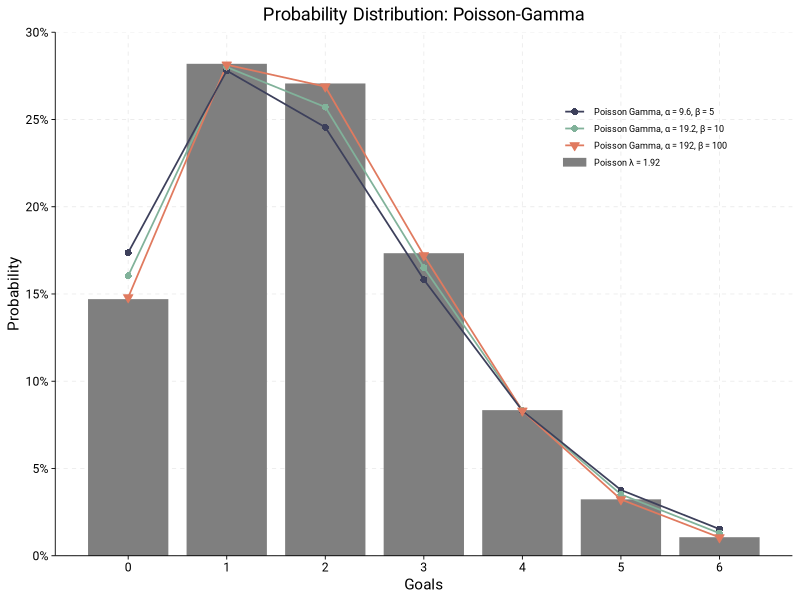
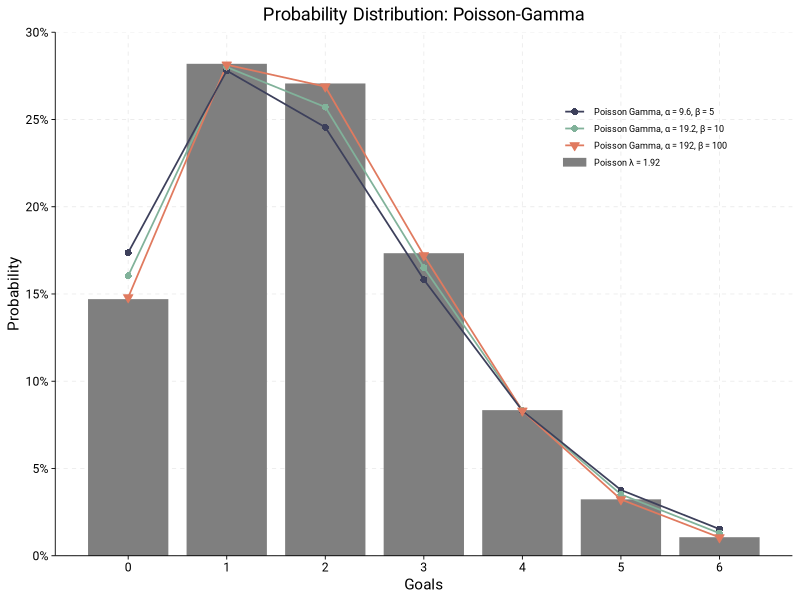

Write R code to recreate these figures, in order.
library(tidyverse)

# Define the parameters for the Gamma distribution (which leads to the Negative Binomial distribution)
shape_params <- c(9.6, 19.2, 192)
rate_params <- c(5, 10, 100)

lambda_poisson <- 1.92

# Calculate the probability of scoring x goals for a range of goals (0 to 6)
goals <- 0:6

# Compute the density values for each combination of parameters
nb_densities <- lapply(1:length(shape_params), function(i) {
  tibble(
    x = goals,
    density = dnbinom(goals, size = shape_params[i], mu = shape_params[i] / rate_params[i]),
    Parameters = paste0("Poisson Gamma, α = ", shape_params[i], ", β = ", rate_params[i])
  )
})

# Compute the Poisson distribution for comparison
poisson_density <- tibble(
  x = goals,
  density = dpois(goals, lambda = lambda_poisson),
  Parameters = paste0("Poisson λ = ", lambda_poisson)
)

density_data <- do.call(rbind, nb_densities)
density_data <- bind_rows(density_data, poisson_density)

# Plot
density_data %>%
  ggplot(aes(x = x, y = density, color = Parameters, shape = Parameters, fill = Parameters)) +
  geom_col(data = subset(density_data, Parameters %in% "Poisson λ = 1.92"), width = 0.8) +
  geom_line(data = subset(density_data, !Parameters %in% "Poisson λ = 1.92"), linewidth = 0.6) +
  geom_point(data = subset(density_data, !Parameters %in% "Poisson λ = 1.92"), size = 2) +
  scale_color_manual(values = c("#3D405B", "#81B29A", "#E07A5F", "grey50"),
                     breaks = c("Poisson Gamma, α = 9.6, β = 5", "Poisson Gamma, α = 19.2, β = 10", "Poisson Gamma, α = 192, β = 100", "Poisson λ = 1.92")) +
  scale_shape_manual(values = c(16,16,25,1),
                     breaks = c("Poisson Gamma, α = 9.6, β = 5", "Poisson Gamma, α = 19.2, β = 10", "Poisson Gamma, α = 192, β = 100", "Poisson λ = 1.92")) +
  scale_fill_manual(values = c("#3D405B","#81B29A","#E07A5F","grey50"),
                    breaks = c("Poisson Gamma, α = 9.6, β = 5", "Poisson Gamma, α = 19.2, β = 10", "Poisson Gamma, α = 192, β = 100", "Poisson λ = 1.92")) +
  scale_y_continuous(labels = scales::percent,
                     breaks = seq(0, .30, by = 0.05),
                     limits = c(0, .30),
                     expand = c(0,0)) +
  scale_x_continuous(breaks = seq(0, 6, by = 1)) +
  labs(title = "Probability Distribution: Poisson-Gamma",
       x = "Goals",
       y = "Probability") +
  theme_minimal() +
  theme(
    text = element_text(family = "Roboto"),
    plot.title = element_text(hjust = 0.5),
    axis.text = element_text(color = "black"),
    panel.grid.major = element_line(linetype = "dashed", linewidth = 0.3),
    panel.grid.minor = element_blank(),
    axis.line = element_line(linewidth = 0.3),
    axis.ticks = element_line(linewidth = 0.3),
    legend.position = "inside",
    legend.position.inside = c(0.8, 0.8),
    legend.title = element_blank(),
    legend.key.height = unit(0.1, "cm"),
    legend.key.width = unit(0.6, "cm"),
    legend.key.spacing.y = unit(0.2, "cm"),
    legend.text = element_text(size = 6.5)
  ) 

ggsave("MLS Predictions/Output/Poisson Gamma Distribution.png", width = 7, height = 4, bg = "white")

